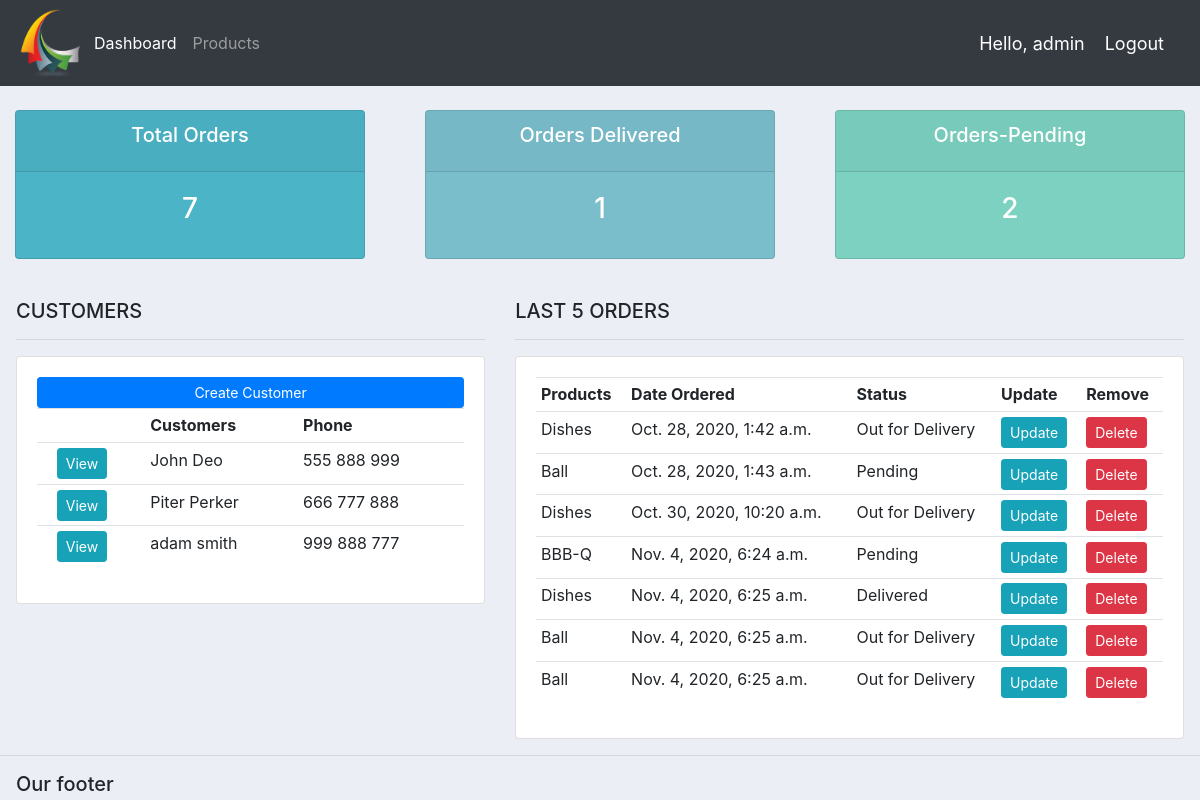
Page / (signed in) on the earlier database version.
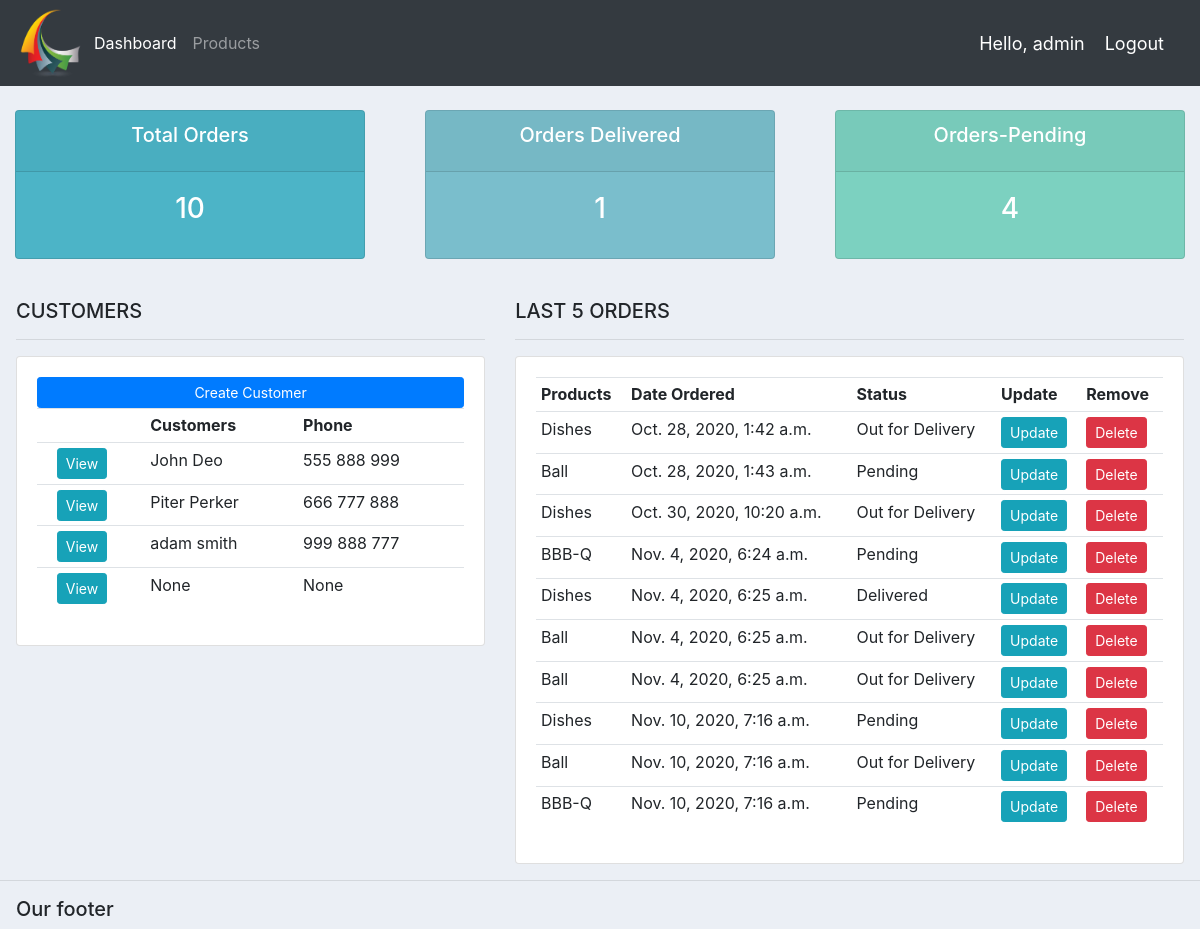
Same page on the later database version.
### accounts/models.py (models this page shows, shortened)
class Customer(models.Model):
    user = models.OneToOneField(User, null=True, blank=True, on_delete=models.CASCADE)
    name = models.CharField(max_length=200, null=True)
    phone = models.CharField(max_length=200, null=True)
    email = models.CharField(max_length=200, null=True)
    profile_pic = models.ImageField(default="images.png", null=True, blank=True)
    date_created = models.DateTimeField(auto_now_add=True, null=True)

class Order(models.Model):
    STATUS = (  ('Pending', 'Pending'),
                ('Out for Delivery', 'Out for Delivery'),
                ('Delivered', 'Delivered')
             )
    customer = models.ForeignKey(Customer, null=True, on_delete=models.SET_NULL)
    product = models.ForeignKey(Product, null=True, on_delete=models.SET_NULL)
    date_created = models.DateTimeField(auto_now_add=True, null=True)
    status = models.CharField(max_length=200, null=True, choices=STATUS)
    note = models.CharField(max_length=1000, null=True)

class Product(models.Model):
    CATEGORY = (    ('Indoor', 'Indoor'),
                    ('Outdoor', 'Outdoor')
               )
    name = models.CharField(max_length=200, null=True)
    price = models.CharField(max_length=200, null=True)
    category = models.CharField(max_length=200, null=True, choices=CATEGORY)
    description = models.CharField(max_length=200, null=True, blank=True)
    date_created = models.DateTimeField(auto_now_add=True, null=True)
    tags = models.ManyToManyField(Tag)
    def __str__(self):
        return self.name

### accounts/decorators.py (the view)
    def wrapper_func(request, *args, **kwargs):
        group = None
        if request.user.groups.exists():
            group = request.user.groups.all()[0].name
        if group == 'customer':
            return redirect('user-page')
        if group == 'admin':
            return view_func(request, *args, **kwargs)

### accounts/views.py (called while the page is built)
@login_required(login_url='login')
@admin_only
def home(request):
    orders = Order.objects.all()
    customers = Customer.objects.all()
    total_orders = orders.count()
    delivered =  orders.filter(status='Delivered').count()
    pending =  orders.filter(status='Pending').count()
    context = { 'orders':orders, 'customers':customers,
                'total_orders':total_orders, 'delivered':delivered,
                'pending':pending}
    return render(request, 'accounts/dashboard.html', context)

### accounts/templates/accounts/dashboard.html
{% extends 'accounts/main.html' %}
{% block content %}
{% include 'accounts/status.html' %}
<br>
<div class="row pl-3 pr-3">
  <div class="col-md-5">
    <h5>CUSTOMERS</h5>
    <hr>
    <div class="card card-body">
      <a class="btn btn-primary btn-sm btn-block" href="">
        Create Customer
      </a>
      <table class="table table-sm">
        <tr>
          <th></th>
          <th></th>
          <th>Customers</th>
          <th>Phone</th>
        </tr>
        {% for customer in customers %}
        <tr>
          <td></td>
          <td><a class="btn btn-sm btn-info" href="{% url 'customers' customer.id %}">View</a></td>
          <td>{{ customer.name }}</td>
          <td>{{ customer.phone }}</td>
        </tr>
        {% endfor %}
      </table>
    </div>
  </div>
  <div class="col-md-7">
    <h5>LAST 5 ORDERS</h5>
    <hr>
    <div class="card card-body">
      <table class="table table-sm">
        <tr>
          <th>Products</th>
          <th>Date Ordered</th>
          <th>Status</th>
          <th>Update</th>
          <th>Remove</th>
        </tr>
        {% for order in orders %}
        <tr>
          <td>{{ order.product }}</td>
          <td>{{ order.date_created }}</td>
          <td>{{ order.status }}</td>
          <td><a class="btn btn-sm btn-info" href="{% url 'update_order' order.id %}">Update</a></td>
          <td><a class="btn btn-sm btn-danger" href="{% url 'delete_order' order.id %}">Delete</a></td>
        </tr>
        {% endfor%}
      </table>
    </div>
  </div>
</div>
{% endblock %}

Differences in the rows shown:
added Customer: name "None", phone "None"
added Order: product "Dishes", date_created "Nov. 10, 2020, 7:16 a.m.", status "Pending"
added Order: product "Ball", date_created "Nov. 10, 2020, 7:16 a.m.", status "Out for Delivery"
added Order: product "BBB-Q", date_created "Nov. 10, 2020, 7:16 a.m.", status "Pending"
Other differences:
{{ total_orders }}: "7" → "10"
{{ pending }}: "2" → "4"
